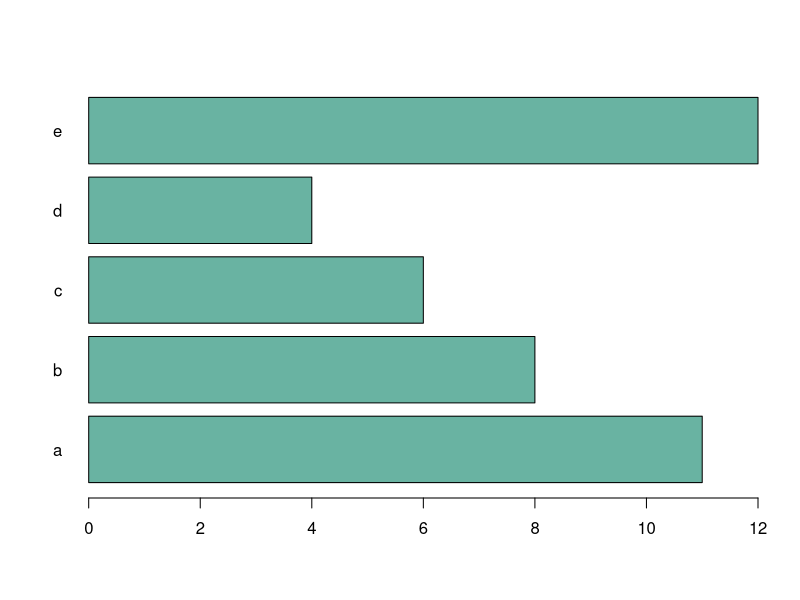

Here is the R script that generated this plot:
# Title: barplot_4
# Author: Bolun Xu
# Version: 1.0
# Date: 2025/3/30
# Description: 柱状图 水平 barplot

# create dummy data
data <- data.frame(
  name=letters[1:5],
  value=sample(seq(4,15),5)
)

# Uniform color
barplot(height=data$value, names=data$name,
        col="#69b3a2",
        horiz=T, las=1  # 水平放置
)